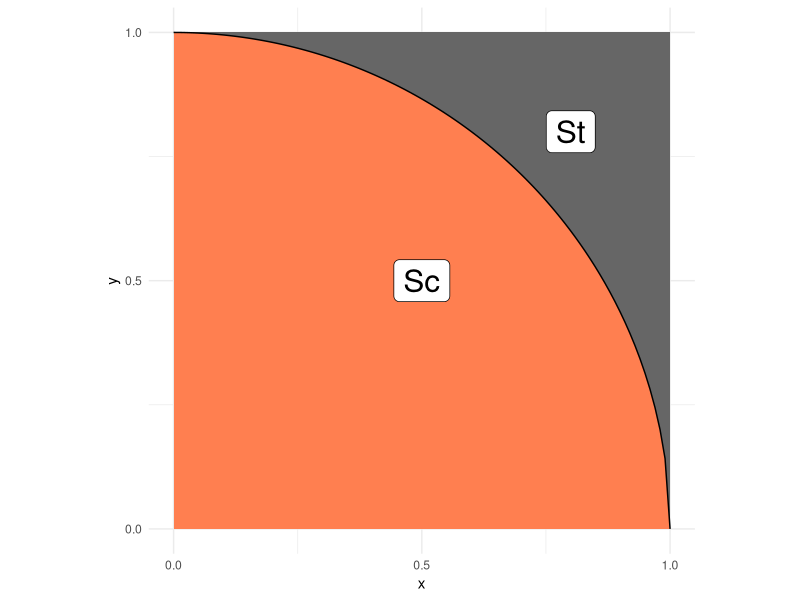
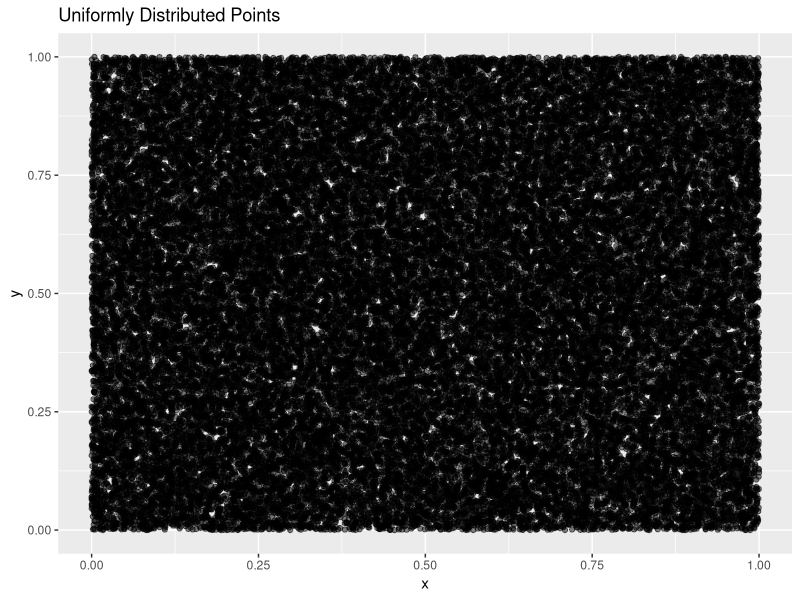
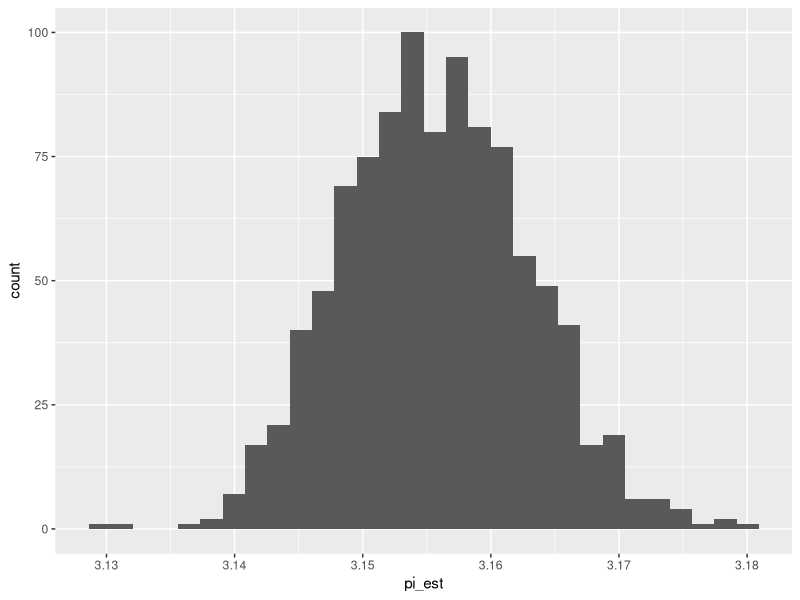

The R script that drew these images, in order:
## ---- chunk 1
library(tidyverse)
library(rsample)
## ---- chunk 2
## NOTE: No need to edit; this visual helps explain the pi estimation scheme
tibble(x = seq(0, 1, length.out = 100)) %>%
  mutate(y = sqrt(1 - x^2)) %>%
  ggplot(aes(x, y)) +
  annotate(
    "rect",
    xmin = 0, ymin = 0, xmax = 1, ymax = 1,
    fill = "grey40",
    size = 1
  ) +
  geom_ribbon(aes(ymin = 0, ymax = y), fill = "coral") +
  geom_line() +
  annotate(
    "label",
    x = 0.5, y = 0.5, label = "Sc",
    size = 8
  ) +
  annotate(
    "label",
    x = 0.8, y = 0.8, label = "St",
    size = 8
  ) +
  scale_x_continuous(breaks = c(0, 1 / 2, 1)) +
  scale_y_continuous(breaks = c(0, 1 / 2, 1)) +
  theme_minimal() +
  coord_fixed()
## ---- chunk 3
## TASK: Choose a sample size and generate samples
n <- 50000 # Choose a sample size

df_q1 <- tibble(
  x = runif(n, min = 0, max = 1),
  y = runif(n, min = 0, max = 1),
)

ggplot(df_q1, aes(x, y)) +
  geom_point(alpha = 0.5) +
  labs(
    title = "Uniformly Distributed Points",
    x = "x",
    y = "y"
  )
## ---- chunk 4
## NOTE: Do not edit this code
# Correct sample size
assertthat::assert_that(
  dim(df_q1) %>%
    .[[1]] == n,
  msg = "The sample size should be `n`"
)
# Correct column names
assertthat::assert_that(
  setequal(names(df_q1), c("x", "y")),
  msg = "df_q1 must include the columns `x` and `y`"
)
print("Good")
## ---- chunk 5
## TASK: Finish implementing this function
stat <- function(x, y) {
  return(4 * ((x^2 + y^2) <= 1))
}
## ---- chunk 6
## TASK: Finish writing these assert statements

# Check the value for points *inside* the circle
assertthat::assert_that(
  tibble(x = 1, y = 0) %>% # Pick a point *inside* the circle
    mutate(stat = stat(x, y)) %>%
    pull(stat) %>%
    .[[1]] == 4,
  # ???, # Write the correct value of stat() here
  msg = "Incorrect value when a point is inside the circle"
)

# Check the value for points *outside* the circle
assertthat::assert_that(
  tibble(x = 0.71, y = 0.71) %>% # Pick a point *outside* the circle
    mutate(stat = stat(x, y)) %>%
    pull(stat) %>%
    .[[1]] == 0,
  # ???, # Write the correct value of stat() here
  msg = "Incorrect value when a point is outside the circle"
)
print("Your assertions passed, but make sure they're checking the right thing!")
## ---- chunk 7
## TASK: Estimate pi using your data from q1
df_q3 <-
  df_q1 %>%
  mutate(stat = stat(x, y)) %>%
  summarise(pi_est = mean(stat))
# collect all the points in the circle where stat == 4
# divide by the total number of points to equal pi

# TODO: Estimate pi as the column `pi_est`
df_q3
## ---- chunk 8
## NOTE: Do not edit this code
# Correct sample size
assertthat::assert_that(
  dim(df_q3) %>%
    .[[1]] == 1,
  msg = "This result should have just one row"
)
# Correct column names
assertthat::assert_that(
  setequal(names(df_q3), c("pi_est")),
  msg = "df_q3 must include the column `pi_est`"
)
print("Good")
## ---- chunk 9
## TASK: Finish the code below
df_q4 <-
  df_q1 %>%
  bootstraps(., times = 1000) %>%
  mutate(
    pi_est = map_dbl(
      splits,
      function(split_df) {
        analysis(split_df) %>%
          mutate(stat = stat(x, y)) %>%
          summarise(pi_est = mean(stat)) %>%
          # Estimate pi (pi_est) using the resampled data;
          # this should be *identical* to the
          # code you wrote for q3
          pull(pi_est)
      }
    )
  )

## NOTE: Do not edit; use this to visualize your results
df_q4 %>%
  ggplot(aes(pi_est)) +
  geom_histogram()
## ---- chunk 10
## TASK: Compute a bootstrap confidence interval at the 95% level (alpha = 0.05)
df_q5 <-
  df_q4 %>%
  summarize(
    # TODO: Compute pi_lo and pi_up
    pi_mean = mean(pi_est),
    se = sd(pi_est) / sqrt(n),
    pi_lo = pi_mean - 1.96 * se,
    pi_up = pi_mean + 1.96 * se
  )

df_q5
## ---- chunk 11
df_q1 %>%
  mutate(stat = stat(x, y)) %>%
  summarise(
    pi_est = mean(stat),
    se = sd(stat) / sqrt(n),
    pi_lo = pi_est - qnorm(1 - (1 - 0.99) / 2) * se,
    pi_hi = pi_est + qnorm(1 - (1 - 0.99) / 2) * se
  )
